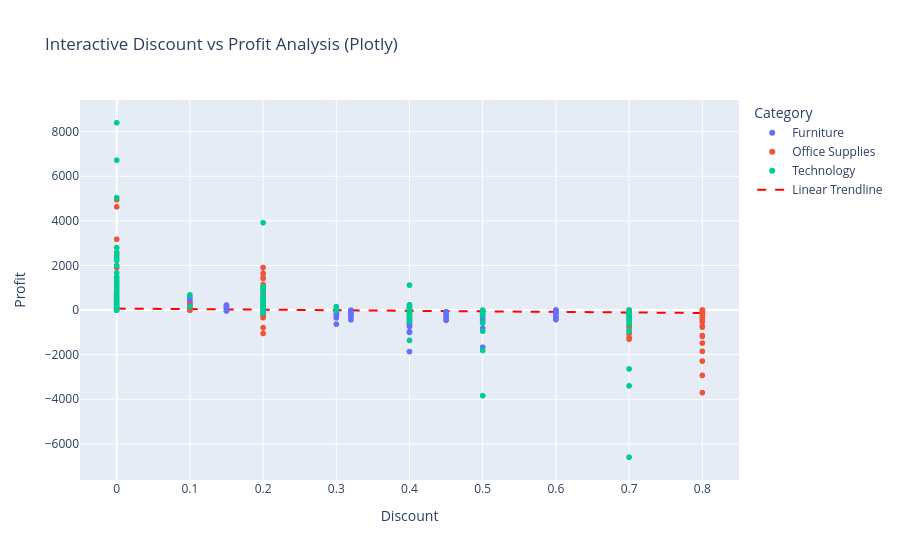

Notebook code for this chart:
### Code cell
# Advanced: Plotly comparison
import plotly.express as px
import plotly.graph_objects as go

# Create interactive Plotly version of discount analysis
fig = px.scatter(df, x='Discount', y='Profit', color='Category',
                hover_data=['Product Name', 'Sales'], 
                title='Interactive Discount vs Profit Analysis (Plotly)')

# Add linear regression trendline without statsmodels dependency
x = df['Discount'].astype(float)
y = df['Profit'].astype(float)
mask = x.notna() & y.notna()
coeffs = np.polyfit(x[mask], y[mask], 1)
trendline_x = np.linspace(x.min(), x.max(), 100)
trendline_y = np.polyval(coeffs, trendline_x)

trendline_trace = go.Scatter(
    x=trendline_x,
    y=trendline_y,
    mode='lines',
    line=dict(color='red', dash='dash'),
    name='Linear Trendline'
)
fig.add_trace(trendline_trace)

fig.show()

print("PLOTLY vs MATPLOTLIB COMPARISON:")
print("Plotly Advantages:")
print("• Built-in interactivity (zoom, pan, hover)")
print("• Easy to share online")
print("• Professional tooltips and legends")
print("• Automatic responsive design")
print()
print("Matplotlib + ipywidgets Advantages:")  
print("• More customization control")
print("• Better integration with Jupyter workflows")
print("• Smaller file sizes")
print("• Familiar to Python data scientists")

### Figure 1 — Plotly figure (JSON) as saved in the notebook; plotly's stock layout.template omitted (floating-point values rounded to 4 significant figures; data arrays with more than 128 entries replaced by an {"elided": "..."} marker saying what was removed)
{"data": [{"customdata": {"elided": "2121x2 mixed values"}, "hovertemplate": "Category=Furniture<br>Discount=%{x}<br>Profit=%{y}<br>Product Name=%{customdata[0]}<br>Sales=%{customdata[1]}<extra></extra>", "legendgroup": "Furniture", "marker": {"color": "#636efa", "symbol": "circle"}, "mode": "markers", "name": "Furniture", "showlegend": true, "type": "scattergl", "x": {"elided": "2121 float values"}, "xaxis": "x", "y": {"elided": "2121 float values"}, "yaxis": "y"}, {"customdata": {"elided": "6026x2 mixed values"}, "hovertemplate": "Category=Office Supplies<br>Discount=%{x}<br>Profit=%{y}<br>Product Name=%{customdata[0]}<br>Sales=%{customdata[1]}<extra></extra>", "legendgroup": "Office Supplies", "marker": {"color": "#EF553B", "symbol": "circle"}, "mode": "markers", "name": "Office Supplies", "showlegend": true, "type": "scattergl", "x": {"elided": "6026 float values"}, "xaxis": "x", "y": {"elided": "6026 float values"}, "yaxis": "y"}, {"customdata": {"elided": "1847x2 mixed values"}, "hovertemplate": "Category=Technology<br>Discount=%{x}<br>Profit=%{y}<br>Product Name=%{customdata[0]}<br>Sales=%{customdata[1]}<extra></extra>", "legendgroup": "Technology", "marker": {"color": "#00cc96", "symbol": "circle"}, "mode": "markers", "name": "Technology", "showlegend": true, "type": "scattergl", "x": {"elided": "1847 float values"}, "xaxis": "x", "y": {"elided": "1847 float values"}, "yaxis": "y"}, {"line": {"color": "red", "dash": "dash"}, "mode": "lines", "name": "Linear Trendline", "type": "scatter", "x": [0.0, 0.008081, 0.01616, 0.02424, 0.03232, 0.0404, 0.04848, 0.05657, 0.06465, 0.07273, 0.08081, 0.08889, 0.09697, 0.1051, 0.1131, 0.1212, 0.1293, 0.1374, 0.1455, 0.1535, 0.1616, 0.1697, 0.1778, 0.1859, 0.1939, 0.202, 0.2101, 0.2182, 0.2263, 0.2343, 0.2424, 0.2505, 0.2586, 0.2667, 0.2747, 0.2828, 0.2909, 0.299, 0.3071, 0.3152, 0.3232, 0.3313, 0.3394, 0.3475, 0.3556, 0.3636, 0.3717, 0.3798, 0.3879, 0.396, 0.404, 0.4121, 0.4202, 0.4283, 0.4364, 0.4444, 0.4525, 0.4606, 0.4687, 0.4768, 0.4848, 0.4929, 0.501, 0.5091, 0.5172, 0.5253, 0.5333, 0.5414, 0.5495, 0.5576, 0.5657, 0.5737, 0.5818, 0.5899, 0.598, 0.6061, 0.6141, 0.6222, 0.6303, 0.6384, 0.6465, 0.6545, 0.6626, 0.6707, 0.6788, 0.6869, 0.6949, 0.703, 0.7111, 0.7192, 0.7273, 0.7354, 0.7434, 0.7515, 0.7596, 0.7677, 0.7758, 0.7838, 0.7919, 0.8], "y": [67.56, 65.55, 63.53, 61.52, 59.51, 57.5, 55.48, 53.47, 51.46, 49.45, 47.43, 45.42, 43.41, 41.4, 39.38, 37.37, 35.36, 33.35, 31.33, 29.32, 27.31, 25.3, 23.28, 21.27, 19.26, 17.25, 15.23, 13.22, 11.21, 9.196, 7.183, 5.171, 3.158, 1.146, -0.8668, -2.879, -4.892, -6.904, -8.917, -10.93, -12.94, -14.95, -16.97, -18.98, -20.99, -23.0, -25.02, -27.03, -29.04, -31.05, -33.07, -35.08, -37.09, -39.11, -41.12, -43.13, -45.14, -47.16, -49.17, -51.18, -53.19, -55.21, -57.22, -59.23, -61.24, -63.26, -65.27, -67.28, -69.29, -71.31, -73.32, -75.33, -77.34, -79.36, -81.37, -83.38, -85.39, -87.41, -89.42, -91.43, -93.44, -95.46, -97.47, -99.48, -101.5, -103.5, -105.5, -107.5, -109.5, -111.6, -113.6, -115.6, -117.6, -119.6, -121.6, -123.6, -125.6, -127.7, -129.7, -131.7]}], "layout": {"legend": {"title": {"text": "Category"}, "tracegroupgap": 0}, "title": {"text": "Interactive Discount vs Profit Analysis (Plotly)"}, "xaxis": {"anchor": "y", "domain": [0, 1], "title": {"text": "Discount"}}, "yaxis": {"anchor": "x", "domain": [0, 1], "title": {"text": "Profit"}}}}
